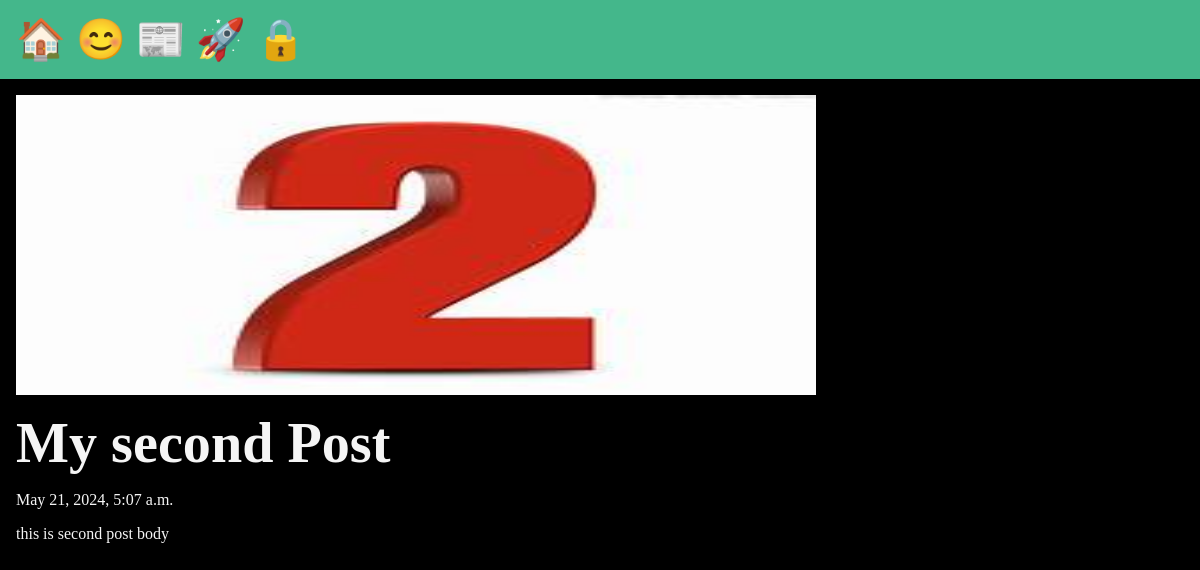
The page /posts/second-slug on the database its author committed.
### posts/models.py (models this page shows, shortened)
class Post(models.Model):
    title = models.CharField(max_length=75)
    body = models.TextField(null=True)
    slug = models.SlugField(null=True)
    date = models.DateTimeField(auto_now_add=True)
    banner = models.ImageField(default='default.jpg',blank=True)

### posts/views.py (the view)
# urls.py: path('<slug:slug>',views.post_page,name='page'),
def post_page(request, slug):
    post = Post.objects.get(slug=slug)
    context = {'post': post}
    return render(request, 'posts/post_page.html',context)

### posts/templates/posts/post_page.html (shortened to what this page needs)
{% extends 'layout.html' %}
{% block content %}
<section>
  <img src='{{post.banner.url}}' alt="{{post.title}}" height="300" class="banner" alt="" /p>
  <h3>{{ post.title }}</h3>
  <p>{{ post.date }}</p>
  <p>{{ post.body }}</p>
</section>
{% endblock %}

### static/css/style.css (style rules this page uses)
* { margin: 0; padding: 0; box-sizing: border-box; }
body { min-height: 100vh; background-color: black; color: whitesmoke; font-size: 3rem; }
section { display: flex; flex-flow: column; gap: 1rem; }
p { font-size: 1rem; }
.banner { display: block; width: 100%; max-width: 800px; }

### rows shown on the page
Post: banner (picture), title "My second Post", date "May 21, 2024, 5:07 a.m.", body "this is second post body"
